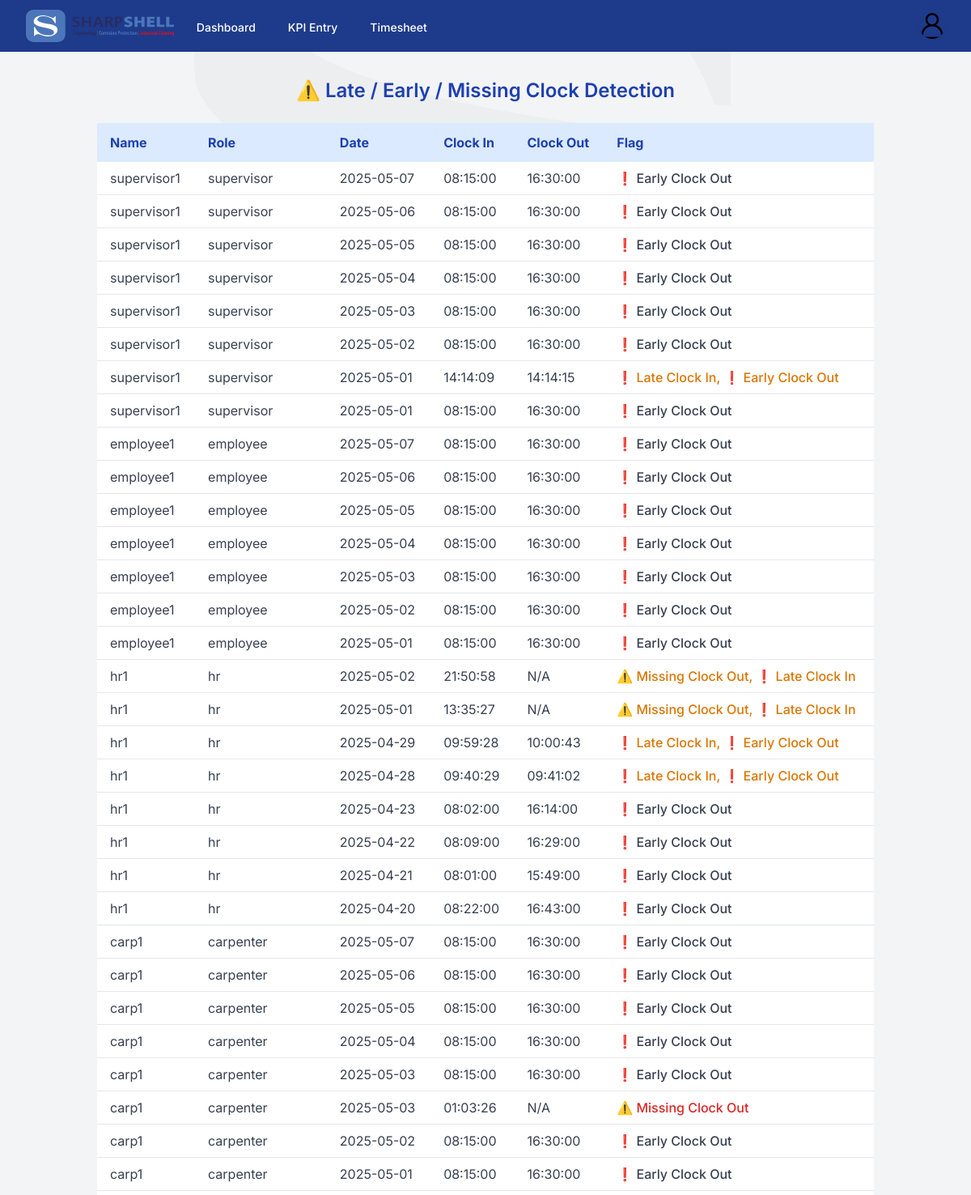
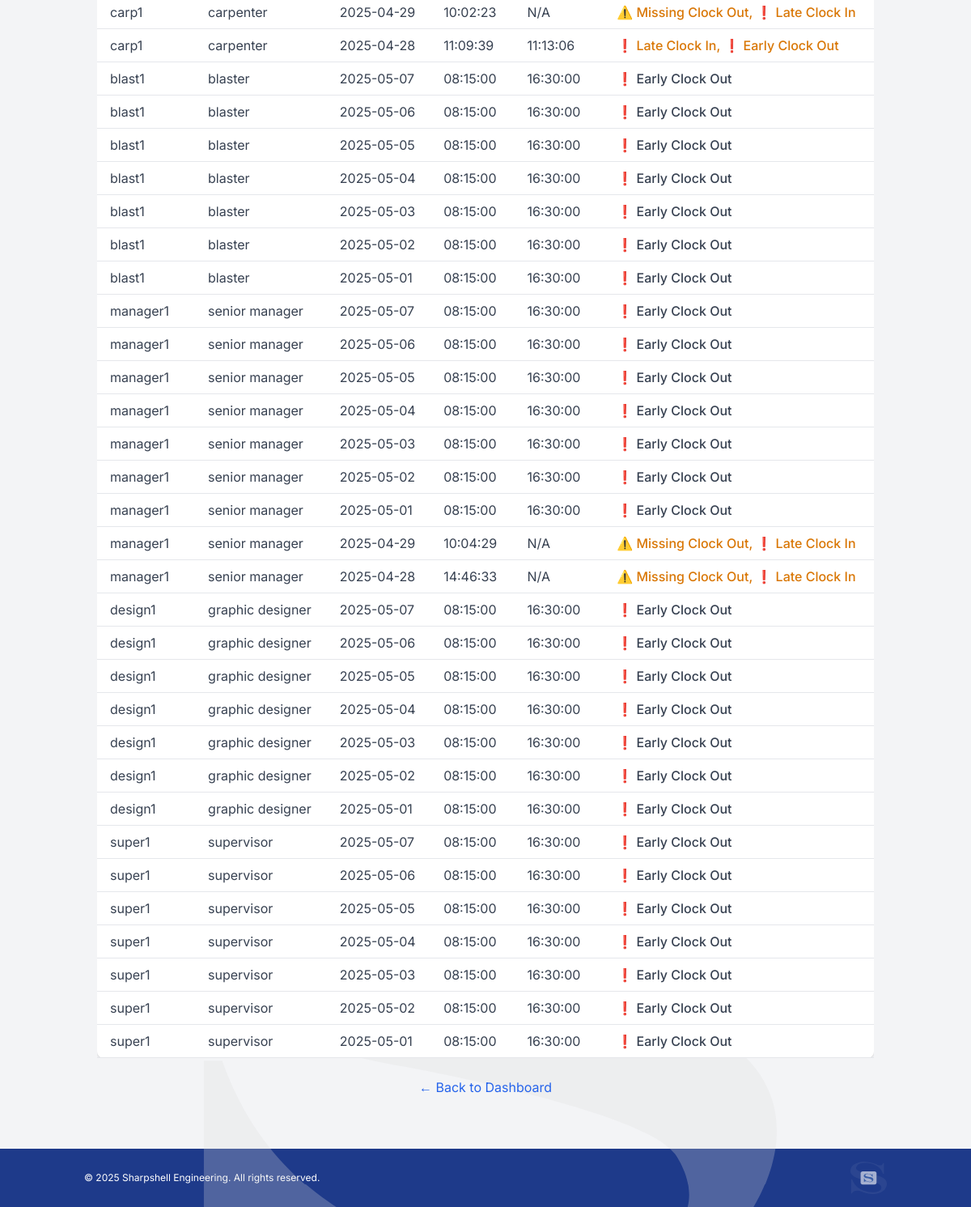
The app's page /analytics/attendance-flags (signed in) with its own data (2 pictures, top to bottom).
### app/models.py (models this page shows)
class User(db.Model, UserMixin):
    id = db.Column(db.Integer, primary_key=True)
    username = db.Column(db.String(150), nullable=False, unique=True)
    password = db.Column(db.String(150), nullable=False)
    role = db.Column(db.String(50), nullable=False)  # 'admin', 'supervisor', 'employee', etc.

### app/routes.py (the view)
@main.route('/analytics/attendance-flags')  # --- Attendance Flags route view ---
def attendance_flags():
    if 'user_id' not in session:
        return redirect(url_for('main.login'))
    role = session.get('role')
    if role not in ['hr', 'supervisor', 'senior manager', 'admin']:
        return render_template('error.html', message=f"❗Access Denied. You are not authorized to view this page."), 403
    users = User.query.filter(User.role.notin_(['admin'])).all()
    all_flags = []
    for user in users:
        timesheets = Timesheet.query.filter_by(employee_id=user.id).order_by(Timesheet.clock_in.desc()).all()
        flags = []
        for entry in timesheets:
            entry_flags = []
            if entry.clock_in and not entry.clock_out:
                entry_flags.append("⚠️ Missing Clock Out")
            if entry.clock_in and entry.clock_in.time() > datetime.strptime("09:15", "%H:%M").time():
                entry_flags.append("❗ Late Clock In")
            if entry.clock_out and entry.clock_out.time() < datetime.strptime("16:45", "%H:%M").time():
                entry_flags.append("❗ Early Clock Out")
            if entry_flags:
                all_flags.append({
                    "username": user.username,
                    "role": user.role,
                    "date": entry.clock_in.strftime('%Y-%m-%d'),
                    "clock_in": entry.clock_in.strftime('%H:%M:%S') if entry.clock_in else "N/A",
                    "clock_out": entry.clock_out.strftime('%H:%M:%S') if entry.clock_out else "N/A",
                    "flag": ", ".join(entry_flags)
                })
    return render_template('analytics/attendance_flags.html', flags=all_flags)

### app/__init__.py (called while the page is built)
def create_app():
    app = Flask(__name__)
    app.secret_key = 'your-secret-key'
    base_dir = os.path.abspath(os.path.dirname(__file__))  # app/
    db_path = os.path.join(base_dir, '..', 'database', 'pms.sqlite')
    app.config['SQLALCHEMY_DATABASE_URI'] = f"sqlite:///{db_path}"
    app.config['SQLALCHEMY_TRACK_MODIFICATIONS'] = False
    app.jinja_env.globals.update(now=datetime.now)
    app.jinja_env.globals['now'] = datetime.utcnow
    @app.context_processor
    def inject_datetime():
        return {'datetime': datetime}
    db.init_app(app)
    Migrate(app, db)
    login_manager.init_app(app)
    login_manager.login_view = 'main.login'
    login_manager.login_message = "Please log in to access this page."
    app.register_blueprint(main_blueprint)
    return app

### app/templates/analytics/attendance_flags.html (shortened to what this page needs)
{% extends 'base.html' %}
{% block content %}
<div class="relative z-10 max-w-5xl mx-auto px-4">
  <h2 class="text-2xl font-semibold text-blue-800 mb-6 text-center">⚠️ Late / Early / Missing Clock Detection</h2>
  {% if flags %}
    <div class="overflow-x-auto">
      <table class="min-w-full bg-white shadow rounded-lg">
        <thead class="bg-blue-100 text-blue-800">
          <tr>
            <th class="text-left py-3 px-4">Name</th>
            <th class="text-left py-3 px-4">Role</th>
            <th class="text-left py-3 px-4">Date</th>
            <th class="text-left py-3 px-4">Clock In</th>
            <th class="text-left py-3 px-4">Clock Out</th>
            <th class="text-left py-3 px-4">Flag</th>
          </tr>
        </thead>
        <tbody class="text-gray-700">
          {% for flag in flags %}
          <tr class="border-b hover:bg-gray-50">
            <td class="py-2 px-4">{{ flag.username }}</td>
            <td class="py-2 px-4">{{ flag.role }}</td>
            <td class="py-2 px-4">{{ flag.date }}</td>
            <td class="py-2 px-4">{{ flag.clock_in }}</td>
            <td class="py-2 px-4">{{ flag.clock_out }}</td>
            <td class="py-2 px-4 font-medium">
              {% if "Late" in flag.flag %}<span class="text-yellow-600">{{ flag.flag }}</span>
              {% elif "Early" in flag.flag %}<span class="text-orange-600">{{ flag.flag }}</span>
              {% elif "Missing" in flag.flag %}<span class="text-red-600">{{ flag.flag }}</span>
              {% else %}<span class="text-green-600">{{ flag.flag }}</span>
              {% endif %}
            </td>
          </tr>
          {% endfor %}
        </tbody>
      </table>
    </div>
  {% else %}
    <p class="text-center text-green-600 mt-4">No attendance issues detected 🎉</p>
  {% endif %}
  <div class="text-center mt-6">
    <a href="{{ url_for('main.dashboard') }}" class="text-blue-600 hover:underline">← Back to Dashboard</a>
  </div>
</div>
{% endblock %}

### app/templates/base.html (style rules this page uses)
body { font-family: 'Inter', sans-serif; }

### records on screen
User: username "supervisor1", role "supervisor", date "2025-05-07", clock_in "08:15:00", clock_out "16:30:00", flag "❗ Early Clock Out", date "2025-05-06", date "2025-05-05", date "2025-05-04", date "2025-05-03", date "2025-05-02", date "2025-05-01", clock_in "14:14:09", clock_out "14:14:15", flag "❗ Late Clock In, ❗ Early Clock Out"
User: username "employee1", role "employee", date "2025-05-07", clock_in "08:15:00", clock_out "16:30:00", flag "❗ Early Clock Out", date "2025-05-06", date "2025-05-05", date "2025-05-04", date "2025-05-03", date "2025-05-02", date "2025-05-01"
User: username "hr1", role "hr", date "2025-05-02", clock_in "21:50:58", clock_out "N/A", flag "⚠️ Missing Clock Out, ❗ Late Clock In", date "2025-05-01", clock_in "13:35:27", date "2025-04-29", clock_in "09:59:28", clock_out "10:00:43", flag "❗ Late Clock In, ❗ Early Clock Out", date "2025-04-28", clock_in "09:40:29", clock_out "09:41:02", date "2025-04-23", clock_in "08:02:00", clock_out "16:14:00", flag "❗ Early Clock Out", date "2025-04-22", clock_in "08:09:00", clock_out "16:29:00", date "2025-04-21", clock_in "08:01:00", clock_out "15:49:00", date "2025-04-20", clock_in "08:22:00", clock_out "16:43:00"
User: username "carp1", role "carpenter", date "2025-05-07", clock_in "08:15:00", clock_out "16:30:00", flag "❗ Early Clock Out", date "2025-05-06", date "2025-05-05", date "2025-05-04", date "2025-05-03", clock_in "01:03:26", clock_out "N/A", flag "⚠️ Missing Clock Out", date "2025-05-02", date "2025-05-01", date "2025-04-29", clock_in "10:02:23", flag "⚠️ Missing Clock Out, ❗ Late Clock In", date "2025-04-28", clock_in "11:09:39", clock_out "11:13:06", flag "❗ Late Clock In, ❗ Early Clock Out"
User: username "blast1", role "blaster", date "2025-05-07", clock_in "08:15:00", clock_out "16:30:00", flag "❗ Early Clock Out", date "2025-05-06", date "2025-05-05", date "2025-05-04", date "2025-05-03", date "2025-05-02", date "2025-05-01"
User: username "manager1", role "senior manager", date "2025-05-07", clock_in "08:15:00", clock_out "16:30:00", flag "❗ Early Clock Out", date "2025-05-06", date "2025-05-05", date "2025-05-04", date "2025-05-03", date "2025-05-02", date "2025-05-01", date "2025-04-29", clock_in "10:04:29", clock_out "N/A", flag "⚠️ Missing Clock Out, ❗ Late Clock In", date "2025-04-28", clock_in "14:46:33"
User: username "design1", role "graphic designer", date "2025-05-07", clock_in "08:15:00", clock_out "16:30:00", flag "❗ Early Clock Out", date "2025-05-06", date "2025-05-05", date "2025-05-04", date "2025-05-03", date "2025-05-02", date "2025-05-01"
User: username "super1", role "supervisor", date "2025-05-07", clock_in "08:15:00", clock_out "16:30:00", flag "❗ Early Clock Out", date "2025-05-06", date "2025-05-05", date "2025-05-04", date "2025-05-03", date "2025-05-02", date "2025-05-01"
